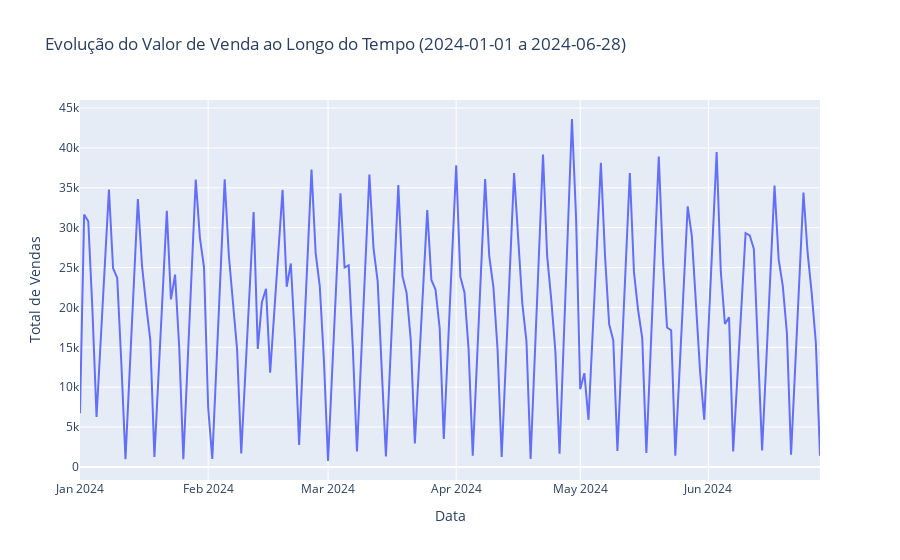
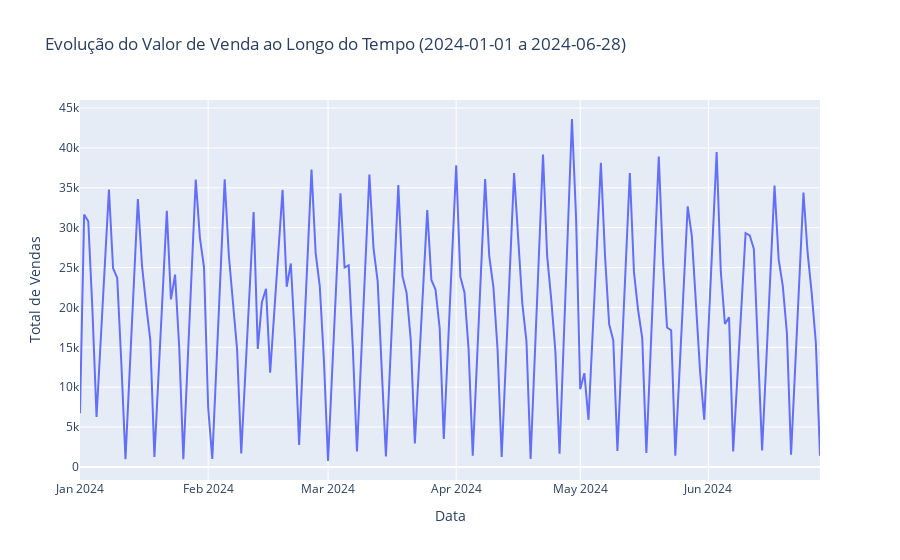

Notebook source saved alongside these figures, in order:
### Code cell
import plotly.express as px
df_evolucao = df.groupby('Data da Coleta')['Valor de Venda'].sum().reset_index()
data_minima = df['Data da Coleta'].min()
data_maxima = df['Data da Coleta'].max()
df_evolucao.rename(columns={'Data da Coleta': 'Data', 'Valor de Venda': 'Total de Vendas'}, inplace=True)
fig = px.line(df_evolucao, x='Data', y='Total de Vendas',
              title=f'Evolução do Valor de Venda ao Longo do Tempo ({data_minima} a {data_maxima})', line_shape='linear')
fig.show()
fig.show()

### Figure 1 — Plotly figure (JSON) as saved in the notebook; plotly's stock layout.template omitted (floating-point values rounded to 4 significant figures; data arrays with more than 128 entries replaced by an {"elided": "..."} marker saying what was removed)
{"data": [{"hovertemplate": "Data=%{x}<br>Total de Vendas=%{y}<extra></extra>", "legendgroup": "", "line": {"color": "#636efa", "dash": "solid", "shape": "linear"}, "marker": {"symbol": "circle"}, "mode": "lines", "name": "", "orientation": "v", "showlegend": false, "type": "scatter", "x": {"elided": "130 str values"}, "xaxis": "x", "y": {"elided": "130 float values"}, "yaxis": "y"}], "layout": {"autosize": true, "legend": {"tracegroupgap": 0}, "title": {"text": "Evolução do Valor de Venda ao Longo do Tempo (2024-01-01 a 2024-06-28)"}, "xaxis": {"anchor": "y", "autorange": true, "domain": [0, 1], "range": ["2024-01-01", "2024-06-28"], "title": {"text": "Data"}, "type": "date"}, "yaxis": {"anchor": "x", "autorange": true, "domain": [0, 1], "range": [-1636.0, 46010.0], "title": {"text": "Total de Vendas"}, "type": "linear"}}}

### Figure 2 — Plotly figure (JSON) as saved in the notebook; plotly's stock layout.template omitted (floating-point values rounded to 4 significant figures; data arrays with more than 128 entries replaced by an {"elided": "..."} marker saying what was removed)
{"data": [{"hovertemplate": "Data=%{x}<br>Total de Vendas=%{y}<extra></extra>", "legendgroup": "", "line": {"color": "#636efa", "dash": "solid", "shape": "linear"}, "marker": {"symbol": "circle"}, "mode": "lines", "name": "", "orientation": "v", "showlegend": false, "type": "scatter", "x": {"elided": "130 str values"}, "xaxis": "x", "y": {"elided": "130 float values"}, "yaxis": "y"}], "layout": {"autosize": true, "legend": {"tracegroupgap": 0}, "title": {"text": "Evolução do Valor de Venda ao Longo do Tempo (2024-01-01 a 2024-06-28)"}, "xaxis": {"anchor": "y", "autorange": true, "domain": [0, 1], "range": ["2024-01-01", "2024-06-28"], "title": {"text": "Data"}, "type": "date"}, "yaxis": {"anchor": "x", "autorange": true, "domain": [0, 1], "range": [-1636.0, 46010.0], "title": {"text": "Total de Vendas"}, "type": "linear"}}}
